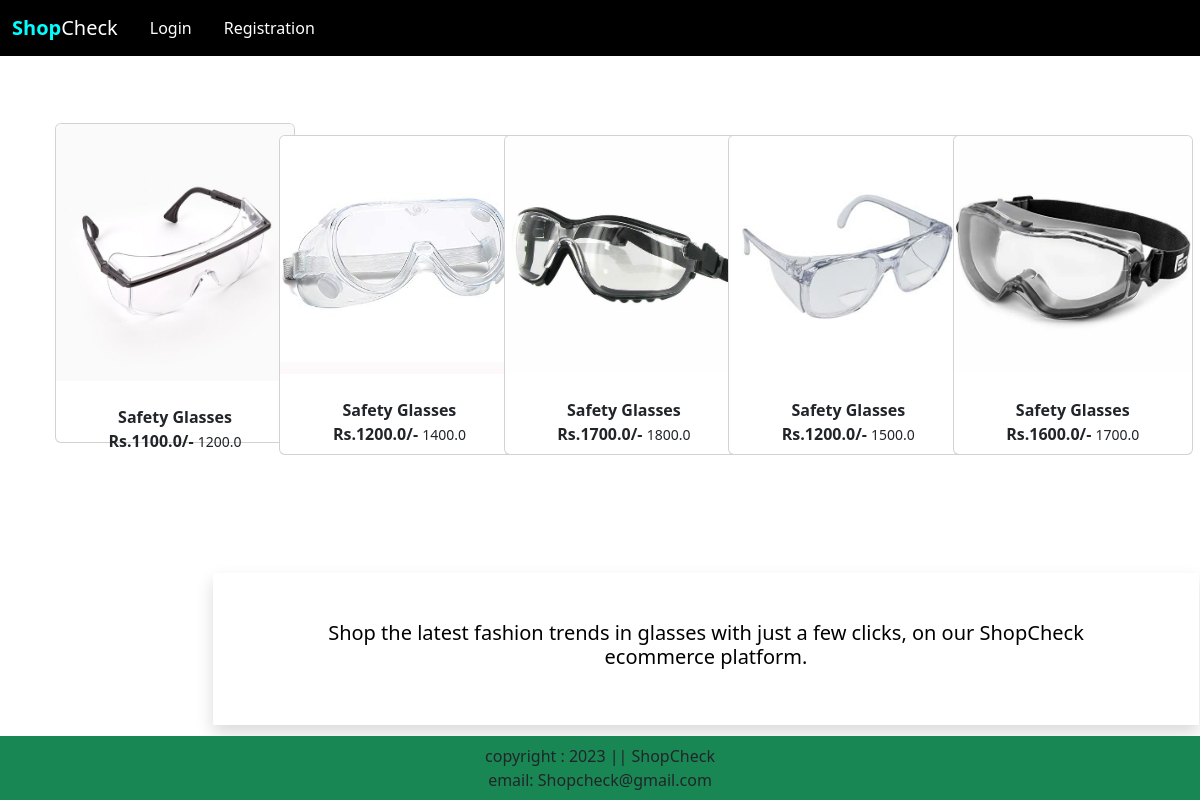
Screenshot of /category/SFG with the database file from the repository.
### app/models.py (models this page shows, shortened)
class Product(models.Model):
    title = models.CharField(max_length=10000)
    selling_price=models.FloatField( )
    discounted_price=models.FloatField( )
    description=models.TextField()
    composition=models.TextField(default='')
    prodapp=models.TextField(default='')
    category=models.CharField(choices=CATEGORY_CHOICES, max_length=5)
    product_image=models.ImageField(upload_to='products')

### app/views.py (the view)
# urls.py: path("category/<slug:val>", views.CategoryView.as_view(),name="category"),
class CategoryView(View):
    def get(self,request,val):
     product=Product.objects.filter(category=val)
     title=Product.objects.filter(category=val).values('title')
     return render(request,"app/category.html",locals())

### app/templates/app/category.html (shortened to what this page needs)
{% extends 'app/index.html' %}
{% load static %}
{% block main-content %}
<br>
<br>
<div class="container">
    <div class="d-flex justify-content-between align-items-center">
      {% for prod in product %}
      <div class="col-md-2 mb-2">
        <a href="{% url 'product-detail' prod.id %}" class="btn">
        <div class="card" style="width: 15rem; height: 20rem;">
          <img src="{{prod.product_image.url}}" class="card-img-top" alt="{{ product.name }}">
          <div class="card-body">
            <div class="fw-bold">{{prod.title}}</div>
               <div class="fw-bold text danger">
                Rs.{{prod.discounted_price}}/-
                <small class="fw-light text-text-decoration-line-through">{{prod.selling_price}}</small>
               </div>
          </div>
        </div>
      </div>
      {% endfor %}
    </div>
  </div>
<br>
<br>
<br>
<div  class="row  text-center p-5 text-black  shadow" style="margin-left:200px;">
    <h3 class="fs-5">Shop the latest fashion trends in glasses with just a few clicks, on our ShopCheck ecommerce platform.</h3>
</div>
{% endblock main-content %}

### rows the page displays
Product: product_image (picture), title "Safety Glasses", discounted_price "1100.0", selling_price "1200.0"
Product: product_image (picture), title "Safety Glasses", discounted_price "1200.0", selling_price "1400.0"
Product: product_image (picture), title "Safety Glasses", discounted_price "1700.0", selling_price "1800.0"
Product: product_image (picture), title "Safety Glasses", discounted_price "1200.0", selling_price "1500.0"
Product: product_image (picture), title "Safety Glasses", discounted_price "1600.0", selling_price "1700.0"
